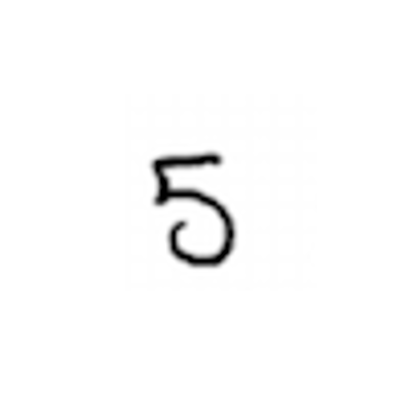
#> input picture P3/5.png, 410 x 402 px
$ jupyter execute --allow-errors LKP3_G64170029_Sinergi.ipynb
#> lines starting #> are read from the running program, lines starting #| are printed output that depends on the picture
Membaca data dari file dengan format csv

[cell 1]
import pandas as pd
#> (the rest of this cell did not finish here and is left out)

Membaca data dari file dengan format text (delimeter)

[cell 2]
print("\n read text data with tab delimiter")
#> (the rest of this cell did not finish here and is left out)

Membaca data dari URL

[cell 3]
import pandas as pd
#> (the rest of this cell did not finish here and is left out)

[cell 4]
import numpy as sp
#> (the rest of this cell did not finish here and is left out)

 Operasi image pada Python

Load image

[cell 5]
import matplotlib.pyplot as plt
import cv2
import numpy as np
print("read images using opencv")
five = cv2.imread("5.png")
#> five is the input picture: shape (402, 410, 3); min 0, max 255, mean 250.8
print(five.shape)
#| (402, 410, 3)
print(five.size)
#| 494460
plt.imshow(five)
cv2.waitKey(0)

Konversi image

[cell 6]
import cv2
babon = cv2.imread("babon.jpg")
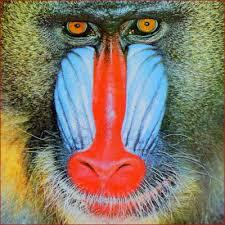
#> input picture P3/babon.jpg, 225 x 225 px
#> babon is the input picture: shape (225, 225, 3); mean B, G, R 103.8, 120.5, 132.2
babon_gray = cv2.cvtColor(babon, cv2.COLOR_BGR2GRAY)
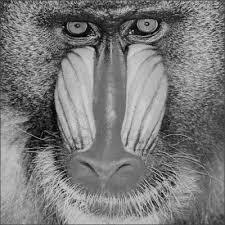
#> babon_gray: shape (225, 225); min 0, max 226, mean 122.1
plt.imshow(babon)
plt.imshow(babon_gray)
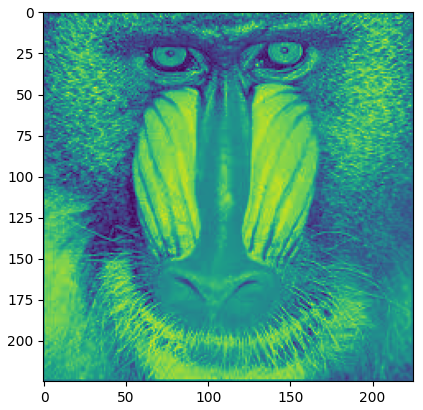
#> figure drawn by matplotlib, 1 panel; B, G, R data is drawn as R, G, B

Mengambil nilai matriksnya

[cell 7]
pixels = five[100,100]
#> pixels = [255, 255, 255]
print(pixels)
#| [255 255 255]
